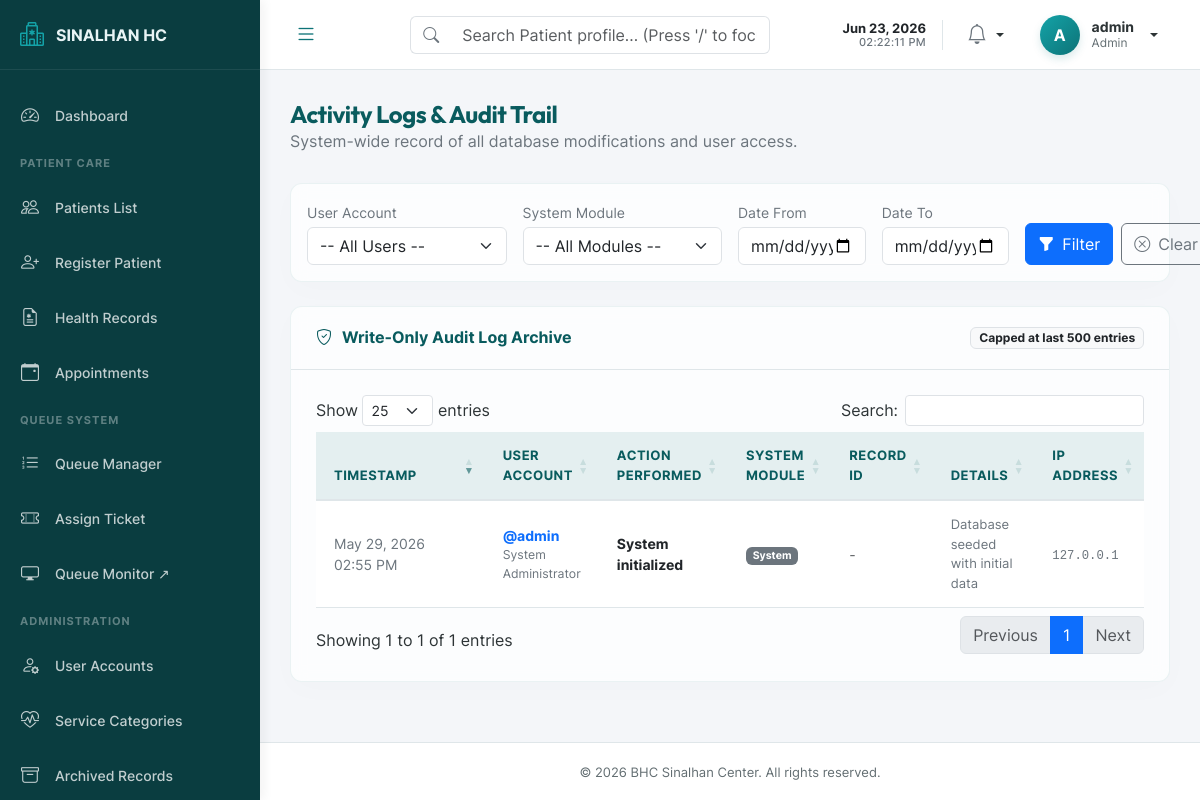
/admin/activity_log.php (signed in), run on the app's committed database.
### tables this page shows
CREATE TABLE IF NOT EXISTS system_settings (
    setting_key VARCHAR(100) NOT NULL PRIMARY KEY,
    setting_value TEXT DEFAULT NULL,
    updated_at TIMESTAMP NOT NULL DEFAULT CURRENT_TIMESTAMP ON UPDATE CURRENT_TIMESTAMP
);

CREATE TABLE IF NOT EXISTS activity_log (
    log_id INT AUTO_INCREMENT PRIMARY KEY,
    user_id INT DEFAULT NULL,
    action VARCHAR(255) NOT NULL COMMENT 'e.g. Registered patient, Updated appointment',
    module ENUM('Patient Records', 'Health Records', 'Appointment', 'Queue', 'Admin', 'Auth', 'System') NOT NULL,
    record_id INT DEFAULT NULL COMMENT 'ID of the affected record',
    details TEXT DEFAULT NULL COMMENT 'Additional context about the action',
    ip_address VARCHAR(45) DEFAULT NULL,
    created_at TIMESTAMP NOT NULL DEFAULT CURRENT_TIMESTAMP,
    INDEX idx_user_id (user_id),
    INDEX idx_module (module),
    INDEX idx_created_at (created_at),
    INDEX idx_record_id (record_id),
    INDEX idx_log_module_date (module, created_at DESC),
    INDEX idx_log_user_date (user_id, created_at DESC),
    CONSTRAINT fk_activity_log_user 
        FOREIGN KEY (user_id) REFERENCES users(user_id) 
        ON DELETE SET NULL ON UPDATE CASCADE
);

CREATE TABLE IF NOT EXISTS users (
    user_id INT AUTO_INCREMENT PRIMARY KEY,
    username VARCHAR(50) NOT NULL UNIQUE,
    password_hash VARCHAR(255) NOT NULL,
    first_name VARCHAR(100) NOT NULL,
    last_name VARCHAR(100) NOT NULL,
    email VARCHAR(150) DEFAULT NULL,
    contact_number VARCHAR(20) DEFAULT NULL,
    role ENUM('admin', 'staff', 'bhw') NOT NULL DEFAULT 'staff',
    is_active TINYINT(1) NOT NULL DEFAULT 1 COMMENT '1=active, 0=deactivated',
    last_login DATETIME DEFAULT NULL,
    last_login_ip VARCHAR(45) DEFAULT NULL,
    is_archived TINYINT(1) NOT NULL DEFAULT 0 COMMENT '1=archived, 0=active',
    two_fa_secret VARCHAR(32) DEFAULT NULL,
    two_fa_enabled TINYINT(1) DEFAULT 0,
    must_change_password TINYINT(1) NOT NULL DEFAULT 0 COMMENT '1=must change on login, 0=normal',
    theme VARCHAR(10) NOT NULL DEFAULT 'light',
    font_size VARCHAR(10) NOT NULL DEFAULT 'normal',
    created_at TIMESTAMP NOT NULL DEFAULT CURRENT_TIMESTAMP,
    updated_at TIMESTAMP NOT NULL DEFAULT CURRENT_TIMESTAMP ON UPDATE CURRENT_TIMESTAMP,
    INDEX idx_role (role),
    INDEX idx_is_active (is_active),
    INDEX idx_is_archived (is_archived)
);

### admin/activity_log.php (the view, shortened to what the rows shown need)
<?php
$pdo = Database::getInstance()->getConnection();
try {
    $sql = "
        SELECT al.log_id, al.action, al.module, al.record_id, al.details, al.ip_address, al.created_at,
               u.username, u.first_name, u.last_name
        FROM activity_log al
        LEFT JOIN users u ON al.user_id = u.user_id
        WHERE 1=1
    ";
    $params = [];
    $sql .= " ORDER BY al.created_at DESC LIMIT 500";
    $stmt = $pdo->prepare($sql);
    $stmt->execute($params);
    $logs = $stmt->fetchAll();
} catch (Exception $e) {
    error_log("Activity log loading failed: " . $e->getMessage());
    $usersDropdown = [];
    $logs = [];
}
require_once __DIR__ . '/../includes/header.php';
require_once __DIR__ . '/../includes/sidebar.php';
?>
<main class="main-content">
    <div class="page-header">
        <div>
            <h2 class="page-title">Activity Logs & Audit Trail</h2>
        </div>
    </div>
    <div class="card-custom">
        <div class="card-custom-body">
            <div class="table-responsive">
                <table class="table table-hover table-custom align-middle" id="logsTable">
                    <thead>
                        <tr>
                            <th style="width: 170px;">Timestamp</th>
                            <th>User Account</th>
                            <th>Action Performed</th>
                            <th>System Module</th>
                            <th>Record ID</th>
                            <th>Details</th>
                            <th>IP Address</th>
                        </tr>
                    </thead>
                    <tbody>
                        <?php foreach ($logs as $l): ?>
                            <tr>
                                <td data-order="<?= htmlspecialchars($l['created_at']) ?>">
                                    <span class="text-secondary"><?= date('M d, Y h:i A', strtotime($l['created_at'])) ?></span>
                                </td>
                                <td>
                                    <?php if ($l['username']): ?>
                                        <strong class="text-primary">@<?= htmlspecialchars($l['username']) ?></strong>
                                        <div class="small text-secondary"><?= htmlspecialchars($l['first_name'] . ' ' . $l['last_name']) ?></div>
                                    <?php else: ?>
                                        <span class="text-muted">System Agent</span>
                                    <?php endif; ?>
                                </td>
                                <td><strong class="text-dark"><?= htmlspecialchars($l['action']) ?></strong></td>
                                <td>
                                    <?php
                                        $badgeClass = 'bg-secondary';
                                    ?>
                                    <span class="badge <?= $badgeClass ?>"><?= htmlspecialchars($l['module']) ?></span>
                                </td>
                                <td>
                                    <?= $l['record_id'] ? '<span class="badge bg-light text-dark border">#' . $l['record_id'] . '</span>' : '<span class="text-muted">-</span>' ?>
                                </td>
                                <td class="text-secondary" style="max-width: 250px; font-size: 13px;">
                                    <?= htmlspecialchars($l['details'] ?? '-') ?>
                                </td>
                                <td><code class="text-secondary"><?= htmlspecialchars($l['ip_address'] ?? '0.0.0.0') ?></code></td>
                            </tr>
                        <?php endforeach; ?>
                    </tbody>
                </table>
            </div>
        </div>
    </div>
</main>
<?php
require_once __DIR__ . '/../includes/footer.php';
?>

### includes/sidebar.php (shortened to what the rows shown need)
<?php
require_once __DIR__ . '/../includes/settings_helper.php';
$sidebarPdo = Database::getInstance()->getConnection();
$clinicNameSetting = get_setting($sidebarPdo, 'clinic_name', 'Sinalhan HC');
$clinicLogoSetting = get_setting($sidebarPdo, 'clinic_logo', '');
$logoText = 'SINALHAN HC';
if (!empty($clinicNameSetting)) {
    if (stripos($clinicNameSetting, 'Barangay Sinalhan') === 0) {
        $logoText = 'SINALHAN HC';
    } else {
        $logoText = mb_strtoupper($clinicNameSetting);
    }
}
$fontSize = '16px';
?>
<aside id="sidebar">
    <div class="sidebar-header">
        <a href="<?= BASE_URL ?>index.php" class="sidebar-logo">
            <?php if (!empty($clinicLogoSetting)): ?>
                <img src="<?= BASE_URL . $clinicLogoSetting ?>" alt="<?= htmlspecialchars($clinicNameSetting) ?> Logo" style="height: 30px; width: 30px; object-fit: contain; border-radius: 4px;">
            <?php else: ?>
                <i class="bi bi-hospital"></i>
            <?php endif; ?>
            <span style="font-size: <?= $fontSize ?>; text-overflow: ellipsis; overflow: hidden; white-space: nowrap; flex-grow: 1;"><?= htmlspecialchars($logoText) ?></span>
        </a>
    </div>
</aside>
<div id="content-wrapper">

### data on the page
system_settings: setting_value "SINALHAN HC"
activity_log: created_at "May 29, 2026 02:55 PM", user.username "admin", user.last_name "System Administrator", action "System initialized", module "System", details "Database seeded with initial data", ip_address "127.0.0.1"

### other printed values
$avatarLetter "A"
$sidebarUserFullName "admin"
$role "Admin"
